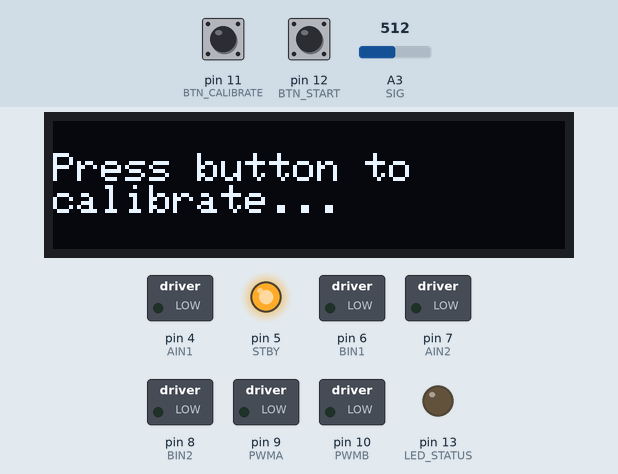
This sketch was run on a simulated Arduino Uno, built with avr-gcc and run on an emulated ATmega328P. On the bench: 128×32 one-colour display, switched loads named in the sketch (green lamp = pin HIGH), output pins drawn as LEDs (lit = HIGH). The inputs (shaded band) are chosen by the test bench; at power-on: pin 11 (BTN_CALIBRATE) HIGH, pin 12 (BTN_START) HIGH, A3 (SIG) = 512. EEPROM starts erased; pins used as bus, display or sensor lines are not drawn.

Above: at 2.3 s.
2.4 s: pin 11 (BTN_CALIBRATE) pulled LOW for 0.15 s
At 3.8 s:
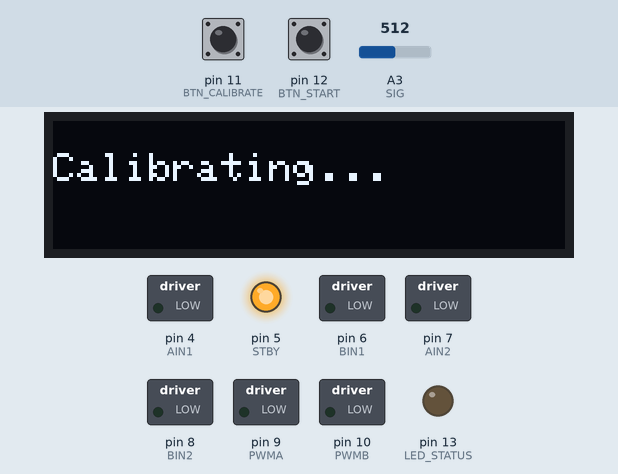
5.5 s: pin 12 (BTN_START) pulled LOW for 3.2 s
At 8.8 s:
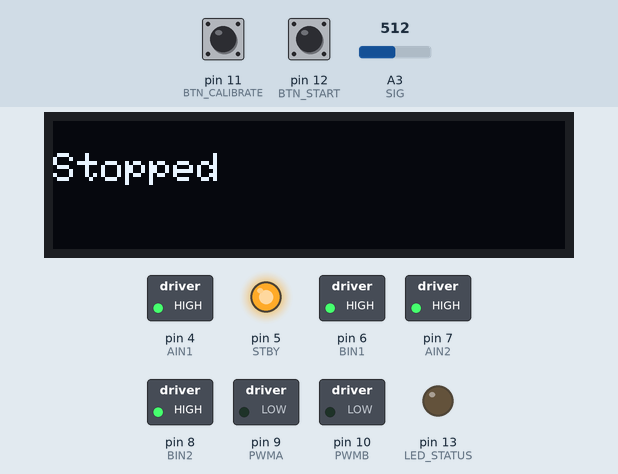
10.2 s: pin 12 (BTN_START) pulled LOW for 0.15 s
At 12.2 s:
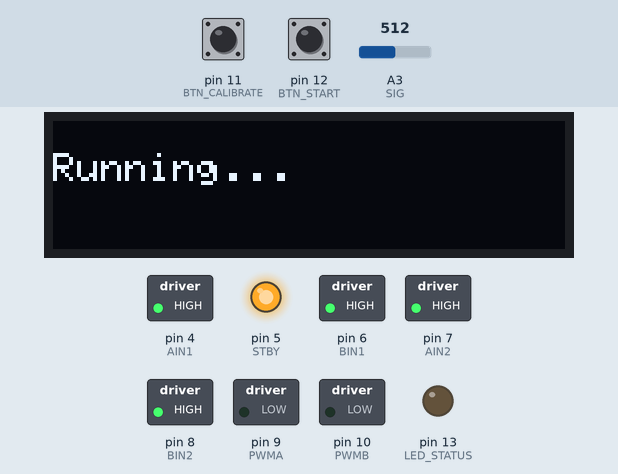
Timing chart, 0 to 13.7 s (numbered marks = the images above; inputs shaded):
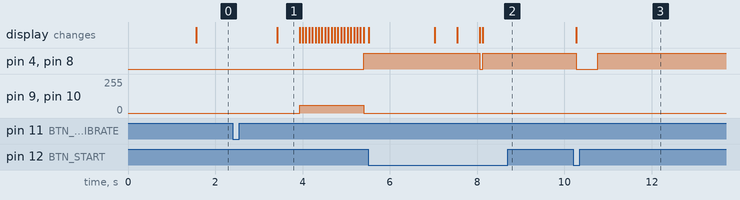

The sketch:

LF2_with_OLED_MUX.ino
```cpp
/*
OLED Line Follower Code by Paradox
*/

#include <SPI.h>
#include <Wire.h>
#include <Adafruit_GFX.h>
#include <Adafruit_SSD1306.h>
#include <EEPROM.h>

// ========== CONFIGURATION ==========
const uint8_t NUM_SENSORS = 7;  // 5 or 7
const bool IS_BLACK_LINE = true;
const bool IS_TESTING = false;

// EEPROM addresses
#define EEPROM_MAGIC 0xA5
#define EEPROM_MAGIC_ADDR 0
#define EEPROM_MIN_START 1
#define EEPROM_MAX_START 15

// Motor pins (optimized for port manipulation)
#define AIN1 4  // PD4
#define AIN2 7  // PD7
#define BIN1 6  // PD6
#define BIN2 8  // PB0
#define PWMA 9  // PB1
#define PWMB 10 // PB2
#define STBY 5  // PD5

// Motor direction offsets
const int8_t OFFSET_A = -1;
const int8_t OFFSET_B = -1;

// Multiplexer pins
#define S0 A0
#define S1 A1
#define S2 A2
#define SIG A3

// Button and LED pins
#define BTN_CALIBRATE 11 // PB3
#define BTN_START 12     // PB4
#define LED_STATUS 13    // PB5

// Display settings
#define SCREEN_WIDTH 128
#define SCREEN_HEIGHT 32
#define OLED_RESET -1
#define SCREEN_ADDRESS 0x3C

Adafruit_SSD1306 display(SCREEN_WIDTH, SCREEN_HEIGHT, &Wire, OLED_RESET);

// ========== PID VARIABLES ==========
float Kp = 0.35;  // Increased from 0.2
float Kd = 0.8;   // Increased from 0.2
float Ki = 0.001; // Small integral term
float previousError = 0;
float integral = 0;
const float INTEGRAL_LIMIT = 1000.0;

// ========== SPEED SETTINGS ==========
const uint8_t MAX_SPEED = IS_TESTING ? 30 : 120;  // Increased max speed
const uint8_t MIN_SPEED = 40;
const uint8_t TURN_SPEED = 60;
const uint8_t SEARCH_SPEED = 80;
uint8_t baseSpeed = MIN_SPEED;

// ========== SENSOR VARIABLES ==========
int minValues[7];
int maxValues[7];
int sensorValue[7];
bool sensorArray[7];
const int8_t sensorWeight7[7] = {4, 2, 1, 0, -1, -2, -4};
const int8_t sensorWeight5[7] = {0, 4, 2, 0, -2, -4, 0};
const int LINE_THRESHOLD = 500;

// ========== STATE VARIABLES ==========
enum State { STOPPED, RUNNING, CALIBRATING };
volatile State robotState = STOPPED;
volatile bool onLine = true;
volatile bool isIntersection = false;
bool prevButtonState = HIGH;
uint8_t displayUpdateCounter = 0;

// Lost line recovery
unsigned long lineStartTime = 0;
unsigned long lineLostTime = 0;
const unsigned long LINE_LOST_TIMEOUT = 500; // ms

// Multiplexer channel mapping
const uint8_t muxChannel[8][3] PROGMEM = {
  {0, 0, 0}, {1, 0, 0}, {0, 1, 0}, {1, 1, 0},
  {0, 0, 1}, {1, 0, 1}, {0, 1, 1}, {1, 1, 1}
};

// ========== EEPROM FUNCTIONS ==========
void saveCalibration() {
  EEPROM.write(EEPROM_MAGIC_ADDR, EEPROM_MAGIC);

  for (uint8_t i = 0; i < 7; i++) {
    EEPROM.put(EEPROM_MIN_START + i * 2, minValues[i]);
    EEPROM.put(EEPROM_MAX_START + i * 2, maxValues[i]);
  }
}

bool loadCalibration() {
  if (EEPROM.read(EEPROM_MAGIC_ADDR) != EEPROM_MAGIC) {
    return false;
  }

  for (uint8_t i = 0; i < 7; i++) {
    EEPROM.get(EEPROM_MIN_START + i * 2, minValues[i]);
    EEPROM.get(EEPROM_MAX_START + i * 2, maxValues[i]);
  }
  return true;
}

// ========== FAST PORT MANIPULATION ==========
// Fast digital write using port manipulation
inline void fastDigitalWrite(uint8_t pin, uint8_t val) {
  if (pin == 4) {       // AIN1 - PD4
    if (val) PORTD |= (1 << 4); else PORTD &= ~(1 << 4);
  } else if (pin == 7) { // AIN2 - PD7
    if (val) PORTD |= (1 << 7); else PORTD &= ~(1 << 7);
  } else if (pin == 6) { // BIN1 - PD6
    if (val) PORTD |= (1 << 6); else PORTD &= ~(1 << 6);
  } else if (pin == 8) { // BIN2 - PB0
    if (val) PORTB |= (1 << 0); else PORTB &= ~(1 << 0);
  } else if (pin == 13) { // LED - PB5
    if (val) PORTB |= (1 << 5); else PORTB &= ~(1 << 5);
  } else {
    digitalWrite(pin, val);
  }
}

// ========== SENSOR READING ==========
// Fast batch sensor read
inline void readAllSensors() {
  const uint8_t startIdx = (NUM_SENSORS == 5) ? 1 : 0;
  const uint8_t endIdx = (NUM_SENSORS == 5) ? 6 : 7;

  for (uint8_t i = startIdx; i < endIdx; i++) {
    // Set mux channel using PROGMEM
    uint8_t s0 = pgm_read_byte(&muxChannel[i][0]);
    uint8_t s1 = pgm_read_byte(&muxChannel[i][1]);
    uint8_t s2 = pgm_read_byte(&muxChannel[i][2]);

    digitalWrite(S0, s0);
    digitalWrite(S1, s1);
    digitalWrite(S2, s2);

    delayMicroseconds(5);
    int raw = analogRead(SIG);

    // Map and constrain in one operation
    if (IS_BLACK_LINE) {
      sensorValue[i] = constrain(map(raw, minValues[i], maxValues[i], 0, 1000), 0, 1000);
    } else {
      sensorValue[i] = constrain(map(raw, minValues[i], maxValues[i], 1000, 0), 0, 1000);
    }

    sensorArray[i] = (sensorValue[i] > LINE_THRESHOLD);
  }
}

// Single sensor read for calibration
int sensorRead(uint8_t channel) {
  uint8_t s0 = pgm_read_byte(&muxChannel[channel][0]);
  uint8_t s1 = pgm_read_byte(&muxChannel[channel][1]);
  uint8_t s2 = pgm_read_byte(&muxChannel[channel][2]);

  digitalWrite(S0, s0);
  digitalWrite(S1, s1);
  digitalWrite(S2, s2);
  delayMicroseconds(10);
  return analogRead(SIG);
}

// ========== MOTOR CONTROL ==========
void motor1run(int speed) {
  speed = OFFSET_A * constrain(speed, -255, 255);

  if (speed > 0) {
    fastDigitalWrite(AIN1, HIGH);
    fastDigitalWrite(AIN2, LOW);
    analogWrite(PWMA, speed);
  } else if (speed < 0) {
    fastDigitalWrite(AIN1, LOW);
    fastDigitalWrite(AIN2, HIGH);
    analogWrite(PWMA, -speed);
  } else {
    fastDigitalWrite(AIN1, HIGH);
    fastDigitalWrite(AIN2, HIGH);
    analogWrite(PWMA, 0);
  }
}

void motor2run(int speed) {
  speed = OFFSET_B * constrain(speed, -255, 255);

  if (speed > 0) {
    fastDigitalWrite(BIN1, HIGH);
    fastDigitalWrite(BIN2, LOW);
    analogWrite(PWMB, speed);
  } else if (speed < 0) {
    fastDigitalWrite(BIN1, LOW);
    fastDigitalWrite(BIN2, HIGH);
    analogWrite(PWMB, -speed);
  } else {
    fastDigitalWrite(BIN1, HIGH);
    fastDigitalWrite(BIN2, HIGH);
    analogWrite(PWMB, 0);
  }
}

// ========== LINE DETECTION ==========
void analyzeLine() {
  const uint8_t startIdx = (NUM_SENSORS == 5) ? 1 : 0;
  const uint8_t endIdx = (NUM_SENSORS == 5) ? 6 : 7;

  uint8_t activeSensors = 0;
  onLine = false;

  for (uint8_t i = startIdx; i < endIdx; i++) {
    if (sensorArray[i]) {
      activeSensors++;
      onLine = true;
    }
  }

  // Intersection detection (4+ sensors see line)
  isIntersection = (activeSensors >= 4);

  // Track line timing
  if (onLine) {
    lineStartTime = millis();
  } else if (lineLostTime == 0) {
    lineLostTime = millis();
  }
}

// ========== PID CONTROL WITH ADAPTIVE SPEED ==========
void linefollow() {
  float error = 0;
  int activeSensors = 0;
  const int8_t* weights = (NUM_SENSORS == 7) ? sensorWeight7 : sensorWeight5;
  const uint8_t startIdx = (NUM_SENSORS == 5) ? 1 : 0;
  const uint8_t endIdx = (NUM_SENSORS == 5) ? 6 : 7;

  // Calculate weighted error
  for (uint8_t i = startIdx; i < endIdx; i++) {
    if (sensorArray[i]) {
      error += weights[i] * sensorValue[i];
      activeSensors++;
    }
  }

  // Normalize error
  if (activeSensors > 0) {
    error = -error / activeSensors;
  } else {
    error = previousError;
  }

  // PID calculation
  float P = error;
  integral += error;
  integral = constrain(integral, -INTEGRAL_LIMIT, INTEGRAL_LIMIT);
  float D = error - previousError;

  float pidValue = Kp * P + Ki * integral + Kd * D;
  previousError = error;

  // Adaptive speed - slow down on sharp turns
  float errorMagnitude = abs(error);
  if (errorMagnitude > 2.0) {
    baseSpeed = constrain(baseSpeed - 2, MIN_SPEED, MAX_SPEED);
  } else {
    baseSpeed = constrain(baseSpeed + 1, MIN_SPEED, MAX_SPEED);
  }

  // Reduce speed on sharp turns
  uint8_t turnReduction = constrain(abs(pidValue) / 3, 0, 40);
  uint8_t adjustedSpeed = baseSpeed - turnReduction;

  // Calculate motor speeds
  int leftSpeed = constrain(adjustedSpeed - pidValue, 0, MAX_SPEED);
  int rightSpeed = constrain(adjustedSpeed + pidValue, 0, MAX_SPEED);

  motor1run(leftSpeed);
  motor2run(rightSpeed);
}

// ========== TIMER1 INTERRUPT - 100Hz CONTROL LOOP ==========
volatile bool controlTick = false;

ISR(TIMER1_COMPA_vect) {
  controlTick = true;
}

void setupTimer1() {
  // Stop interrupts
  cli();

  // Clear timer registers
  TCCR1A = 0;
  TCCR1B = 0;
  TCNT1 = 0;

  // Set compare match register for 100Hz (10ms period)
  // 16MHz / (prescaler * desired_frequency) - 1
  // 16000000 / (8 * 100) - 1 = 19999
  OCR1A = 19999;

  // CTC mode
  TCCR1B |= (1 << WGM12);

  // Prescaler 8
  TCCR1B |= (1 << CS11);

  // Enable timer compare interrupt
  TIMSK1 |= (1 << OCIE1A);

  // Enable interrupts
  sei();
}

// ========== MAIN CONTROL LOGIC ==========
void runLF() {
  if (robotState == RUNNING) {
    readAllSensors();
    analyzeLine();

    if (onLine) {
      lineLostTime = 0;
      linefollow();
      fastDigitalWrite(LED_STATUS, HIGH);
    } else {
      // Lost line recovery
      unsigned long timeLost = millis() - lineLostTime;

      if (timeLost < LINE_LOST_TIMEOUT) {
        // Quick recovery - turn based on last error
        fastDigitalWrite(LED_STATUS, LOW);
        if (previousError > 0) {
          motor1run(-TURN_SPEED);
          motor2run(SEARCH_SPEED);
        } else {
          motor1run(SEARCH_SPEED);
          motor2run(-TURN_SPEED);
        }
      } else {
        // Line completely lost - stop
        motor1run(0);
        motor2run(0);
        robotState = STOPPED;
      }
    }
  } else {
    motor1run(0);
    motor2run(0);
    fastDigitalWrite(LED_STATUS, LOW);
  }
}

// ========== DISPLAY FUNCTIONS ==========
void drawPercentbar(int x, int y, int width, int height, uint8_t progress) {
  int bar = ((width - 4) * progress) / 100;
  display.drawRect(x, y, width, height, SSD1306_WHITE);
  display.fillRect(x + 2, y + 2, bar, height - 4, SSD1306_WHITE);

  if (height >= 15) {
    display.setCursor((width / 2) - 9, y + 5);
    display.setTextSize(1);
    display.setTextColor(progress >= 50 ? SSD1306_BLACK : SSD1306_WHITE);
    display.print(progress);
    display.print(F("%"));
  }
}

void displayName() {
  const char name[] = "By Paradox";
  display.clearDisplay();
  display.setTextSize(2);
  display.setTextColor(SSD1306_WHITE);
  display.setCursor(10, 8);
  display.println(name);
  display.display();
  delay(1500);
}

void displayMessage(const char* line1, const char* line2 = nullptr) {
  display.clearDisplay();
  display.setTextSize(1);
  display.setTextColor(SSD1306_WHITE);
  display.setCursor(0, 8);
  display.println(line1);
  if (line2) {
    display.println(line2);
  }
  display.display();
}

// ========== CALIBRATION ==========
void calibrate() {
  displayMessage("Calibrating...");
  delay(500);

  // Initialize min/max
  for (uint8_t i = 0; i < 7; i++) {
    int reading = sensorRead(i);
    minValues[i] = reading;
    maxValues[i] = reading;
  }

  // Calibration sweep
  for (int i = 0; i <= 200; i++) {
    if (i % 10 == 0) {
      display.clearDisplay();
      drawPercentbar(0, SCREEN_HEIGHT / 2 - 8, SCREEN_WIDTH, 15, (i * 100) / 200);
      display.display();
    }

    motor1run(60);
    motor2run(-60);

    for (uint8_t j = 0; j < 7; j++) {
      int reading = sensorRead(j);
      if (reading < minValues[j]) minValues[j] = reading;
      if (reading > maxValues[j]) maxValues[j] = reading;
    }
    delay(5);
  }

  motor1run(0);
  motor2run(0);

  // Save to EEPROM
  saveCalibration();
  displayMessage("Calibration Done", "Saved to EEPROM");
  delay(1500);
}

// ========== BUTTON HANDLING ==========
void checkStartButton() {
  bool currentButton = digitalRead(BTN_START);

  if (currentButton == LOW && prevButtonState == HIGH) {
    delay(50);  // Debounce
    if (digitalRead(BTN_START) == LOW) {
      if (robotState == STOPPED) {
        robotState = RUNNING;
        displayMessage("Running...");
        baseSpeed = MIN_SPEED;
        previousError = 0;
        integral = 0;
        lineLostTime = 0;
      } else {
        robotState = STOPPED;
        displayMessage("Stopped");
      }
    }
  }
  prevButtonState = currentButton;
}

// ========== SETUP ==========
void setup() {
  Serial.begin(115200);

  // Initialize display
  if (!display.begin(SSD1306_SWITCHCAPVCC, SCREEN_ADDRESS)) {
    Serial.println(F("Display init failed"));
    while (1);
  }

  // Motor pins
  pinMode(AIN1, OUTPUT);
  pinMode(AIN2, OUTPUT);
  pinMode(BIN1, OUTPUT);
  pinMode(BIN2, OUTPUT);
  pinMode(PWMA, OUTPUT);
  pinMode(PWMB, OUTPUT);
  pinMode(STBY, OUTPUT);
  digitalWrite(STBY, HIGH);

  // Multiplexer pins
  pinMode(S0, OUTPUT);
  pinMode(S1, OUTPUT);
  pinMode(S2, OUTPUT);

  // Button and LED pins
  pinMode(BTN_CALIBRATE, INPUT_PULLUP);
  pinMode(BTN_START, INPUT_PULLUP);
  pinMode(LED_STATUS, OUTPUT);

  displayName();

  // Try to load calibration from EEPROM
  if (loadCalibration()) {
    displayMessage("Calibration", "loaded from EEPROM");
    delay(1500);
    displayMessage("Press to skip", "or recalibrate");
    delay(2000);

    // Check if user wants to recalibrate
    if (digitalRead(BTN_CALIBRATE) == LOW) {
      delay(1000);
      calibrate();
    }
  } else {
    // No saved calibration
    displayMessage("Press button to", "calibrate...");
    while (digitalRead(BTN_CALIBRATE) == HIGH);
    delay(1000);
    calibrate();
  }

  // Setup timer interrupt for 100Hz control loop
  setupTimer1();

  // Wait for start
  displayMessage("Press button to", "start...");
  while (digitalRead(BTN_START) == HIGH);
  delay(500);

  robotState = RUNNING;
  displayMessage("Running...");
  delay(500);
  display.clearDisplay();
  display.display();
}

// ========== MAIN LOOP ==========
void loop() {
  // Control loop runs at 100Hz via timer interrupt
  if (controlTick) {
    controlTick = false;
    runLF();
  }

  // Non-time-critical tasks in main loop
  checkStartButton();

  // Optional: Update display occasionally (not in control loop)
  displayUpdateCounter++;
  if (displayUpdateCounter >= 200 && robotState == RUNNING) {  // Every 2 seconds
    displayUpdateCounter = 0;
    // Could show speed, error, etc. here if desired
  }
}
```

Measured:
- after the input at 2.4 s, pin 4 (AIN1), pin 8 (BIN2): LOW → HIGH after 3.0 s; pin 6 (BIN1), pin 7 (AIN2): LOW → HIGH after 1.5 s; pin 9 (PWMA), pin 10 (PWMB): 0/255 → 60/255 after 1.5 s, → 0/255 1.5 s later; the display: changes after 1.0 s (image 1)
- after the input at 5.5 s, pin 4 (AIN1), pin 8 (BIN2): HIGH → LOW after 2.6 s, → HIGH 0.06 s later; the display: first differs from a run without the input after 2.0 s (image 2 shows a later state)
- after the input at 10.2 s, pin 4 (AIN1), pin 8 (BIN2): HIGH → LOW after 0.07 s, → HIGH 0.50 s later; the display: changes after 0.06 s (image 3)
- what the display in image 1 shows lasts 0.5 s, from 3.4 s to 3.9 s
